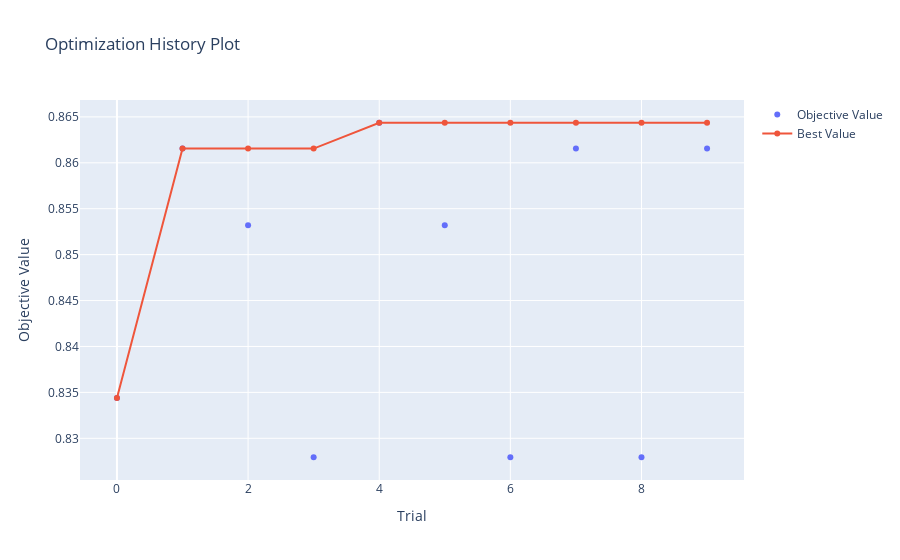

The code cell stored with this chart in its notebook:
### Markdown cell above
### Visualization of the learning curves of the trials

### Code cell
optuna.visualization.plot_optimization_history(study)

### Figure 1 — Plotly figure (JSON) as saved in the notebook; plotly's stock layout.template omitted (floating-point values rounded to 4 significant figures)
{"data": [{"mode": "markers", "name": "Objective Value", "type": "scatter", "x": [0, 1, 2, 3, 4, 5, 6, 7, 8, 9], "y": [0.8344, 0.8615, 0.8532, 0.8279, 0.8644, 0.8532, 0.8279, 0.8615, 0.8279, 0.8615]}, {"name": "Best Value", "type": "scatter", "x": [0, 1, 2, 3, 4, 5, 6, 7, 8, 9], "y": [0.8344, 0.8615, 0.8615, 0.8615, 0.8644, 0.8644, 0.8644, 0.8644, 0.8644, 0.8644]}], "layout": {"title": {"text": "Optimization History Plot"}, "xaxis": {"title": {"text": "Trial"}}, "yaxis": {"title": {"text": "Objective Value"}}}}
